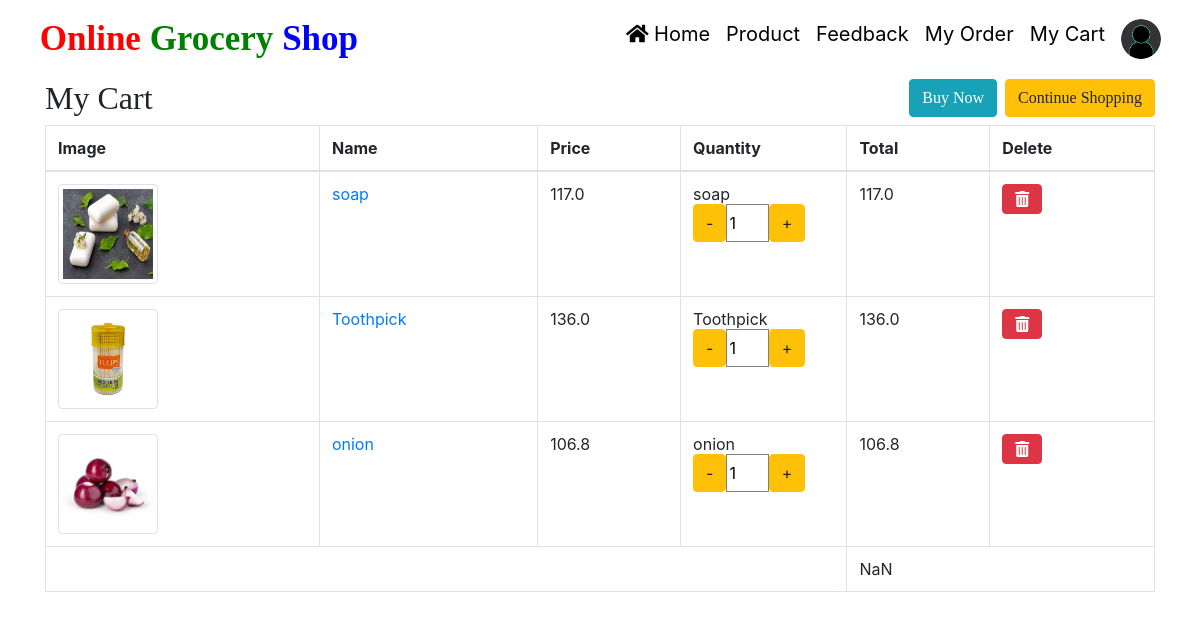
The page /cart/ (signed in) on the database its author committed.
### groceryapp/models.py (models this page shows, shortened)
class Product(models.Model):
    category = models.ForeignKey(Category, on_delete=models.CASCADE, null=True, blank=True)
    name = models.CharField(max_length=100, null=True, blank=True)
    image = models.FileField(null=True, blank=True)
    description = models.TextField(null=True, blank=True)
    price = models.CharField(max_length=100, null=True, blank=True)
    discount = models.CharField(max_length=100, null=True, blank=True)
    updated = models.DateTimeField(auto_now=True)
    created = models.DateTimeField(auto_now_add=True)

### groceryapp/views.py (the view)
# urls.py: path('cart/', cart, name="cart"),
def cart(request):
    if not request.user.is_authenticated:
        return redirect('userlogin')
    try:
        cart = Cart.objects.get(user=request.user)
        product = (cart.product).replace("'", '"')
        myli = json.loads(str(product))
        product = myli['objects'][0]
        print(product)
    except:
        product = []
    lengthpro = len(product)
    return render(request, 'cart.html', locals())

### groceryapp/templatetags/custom_tags.py (called while the page is built)
@register.filter()
def applydiscount(pid):
    data = Product.objects.get(id=pid)
    price = float(data.price) * (100 - int(data.discount))/100
    return price

@register.filter()
def productimage(pid):
    data = Product.objects.get(id=pid)
    return data.image.url

@register.filter()
def productname(pid):
    data = Product.objects.get(id=pid)
    return data.name

@register.simple_tag
def producttotalprice(data, qty):
    product = Product.objects.get(id=data)
    price = float(product.price) * (100 - float(product.discount)) / 100
    return int(qty) * price

### groceryapp/templates/cart.html (shortened to what this page needs)
{% load static custom_tags %}
<head>
</head>
{% include 'navigation.html' %}
<div class="container-fluid">
    <div class="container">
        <h2 style="font-family:roman;font-size:bold">
            My Cart
            <a href="/user-product/0/" class="btn btn-warning " style="float:right">Continue Shopping</a>
            <a href="/booking/" class="btn btn-info mr-2" style="float:right">Buy Now</a>
        <h2>
        <table class="table table-bordered" style="width: 100%">
            <thead>
                <tr>
                    <th>Image</th>
                    <th>Name</th>
                    <th>Price</th>
                    <th>Quantity</th>
                    <th>Total</th>
                    <th>Delete</th>
                </tr>
            </thead>
            <tbody>
                {% for i, j in product.items %}
                <tr>
                    <td>
                        <img class="img-thumbnail" src="{{i|productimage}}" alt="product" style="width:100px;height:100px"></a>
                    </td>
                    <td><a href="/product-detail/{{i}}/">{{i|productname}}</a></td>
                    <td>{{i|applydiscount}}</td>
                    <td style="width:15%">
                        {{i|productname}} <div class="input-group">
                            <a href="/incredecre/{{i}}/?action=decre" class="btn btn-warning pull-left" id="decrebtn-{{forloop.counter}}">-</a>
                            <input type="text" class="cart-plus-minus-box" type="text" style="width:30%;border:1px solid grey" id="shop_qty-{{forloop.counter}}" name="qtybutton" value="{{j}}" readonly/>
                            <a href="/incredecre/{{i}}/?action=incre" class="btn btn-warning pull-right">+</a>
                        </div>
                    </td>
                    <td id="totalprice-{{forloop.counter}}">{% producttotalprice i j %}</td>
                    <td>
                        <a href="/deletecart/{{i}}/" class="btn btn-danger"><i class="fa fa-trash-alt"></i></a>
                    </td>
                </tr>
                {% endfor %}
                <tr>
                    <td colspan="4"></td>
                    <td colspan="2" id="total-price"></td>
                </tr>
            </tbody>
        </table>
    </div>
</div>

### rows shown on the page
Product: image (picture), product "soap", product "117.0", product "soap", price+discount "117.0"
Product: image (picture), product "Toothpick", product "136.0", product "Toothpick", price+discount "136.0"
Product: image (picture), product "onion", product "106.8", product "onion", price+discount "106.8"
